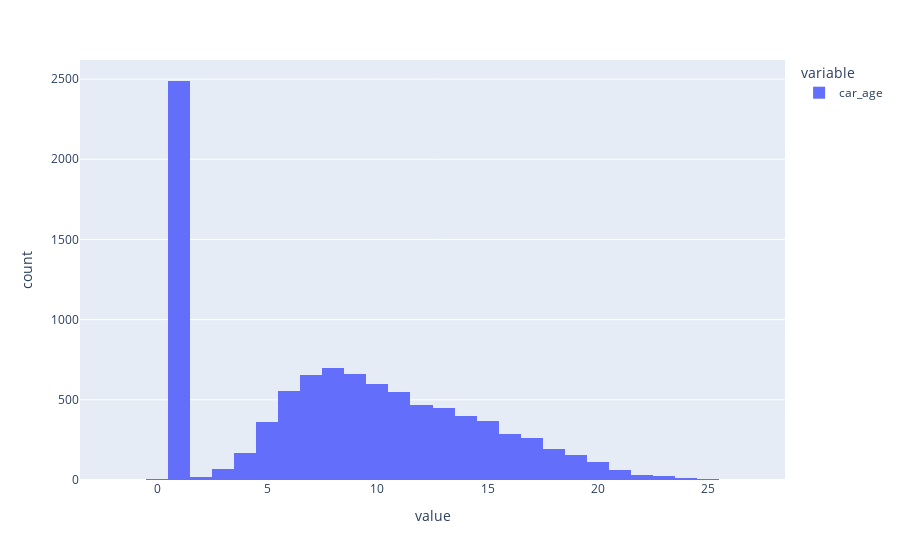

Notebook code for this chart:
### Code cell
px.histogram(df.car_age)

### Figure 1 — Plotly figure (JSON) as saved in the notebook; plotly's stock layout.template omitted (floating-point values rounded to 4 significant figures; data arrays with more than 128 entries replaced by an {"elided": "..."} marker saying what was removed)
{"data": [{"bingroup": "x", "hovertemplate": "variable=car_age<br>value=%{x}<br>count=%{y}<extra></extra>", "legendgroup": "car_age", "marker": {"color": "#636efa", "pattern": {"shape": ""}}, "name": "car_age", "orientation": "v", "showlegend": true, "type": "histogram", "x": {"elided": "10301 float values"}, "xaxis": "x", "yaxis": "y"}], "layout": {"barmode": "relative", "legend": {"title": {"text": "variable"}, "tracegroupgap": 0}, "margin": {"t": 60}, "xaxis": {"anchor": "y", "domain": [0, 1], "title": {"text": "value"}}, "yaxis": {"anchor": "x", "domain": [0, 1], "title": {"text": "count"}}}}
